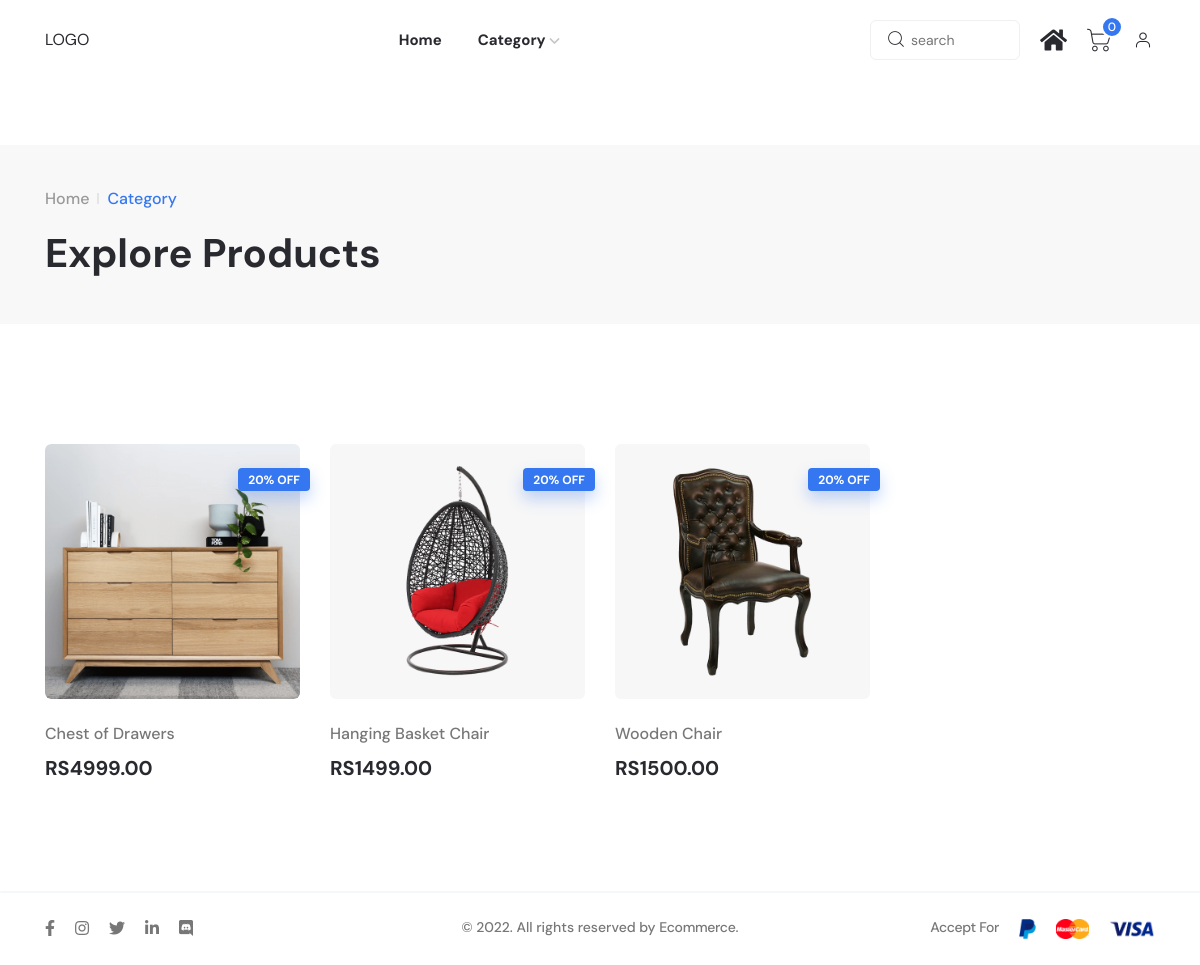
Page /category/1 on the committed database.
### shopapp/models.py (models this page shows, shortened)
class Product(models.Model):
    title=models.CharField(max_length=255)
    description=models.TextField()
    unit_price=models.DecimalField(max_digits=8 , decimal_places=2 )
    inventory=models.IntegerField()
    last_update=models.DateTimeField(auto_now=True)
    collection=models.ForeignKey(Collection, on_delete=models.PROTECT)
    promotions=models.ManyToManyField(Promotion , blank=True)
    offer=models.IntegerField(blank=True, null=True)
    oldPrice=models.DecimalField(max_digits=8 , decimal_places=2,blank=True, null=True)
    img = models.ImageField(upload_to=filepath, blank=True)

### shopapp/views.py (the view)
# urls.py: path('category/<int:id>',views.category,name='category_products'),
def category(request,id):
    category_products=Product.objects.select_related("collection").filter(collection=id).order_by('title')
    if request.user.is_authenticated:
        user=request.user
        customer=Customer.objects.get(user=user)
        cart=Cart.objects.get(customer=customer)
        cartItems=CartItem.objects.filter(cart=cart).count()
    else:
        cartItems=0
    return render(request , "category_products.html",{"products": category_products,"category_id":id,"cartCount":cartItems})

### shopapp/context_processors.py (called while the page is built)
def CollectionContext(request):
    collection=Collection.objects.all()
    return {"collection": collection}

def CurrencyContext(request):
    return {"currency":"RS"}

### shopapp/templates/category_products.html (shortened to what this page needs)
{% extends 'base.html' %}
{% block content %}
    <main class="main-wrapper">
        <div class="axil-breadcrumb-area">
            <div class="container">
                <div class="row align-items-center">
                    <div class="col-lg-6 col-md-8">
                        <div class="inner">
                            <ul class="axil-breadcrumb">
                                <li class="axil-breadcrumb-item"><a href="/">Home</a></li>
                                <li class="separator"></li>
                                <li class="axil-breadcrumb-item active" aria-current="page">Category</li>
                            </ul>
                            <h1 class="title">Explore Products</h1>
                        </div>
                    </div>
                </div>
            </div>
        </div>
        <div class="axil-shop-area axil-section-gap bg-color-white">
            <div class="container">
                <div class="row row--15">
                    {%for x in products %}
                    <div class="col-xl-3 col-lg-4 col-sm-6">
                        <div class="axil-product product-style-one has-color-pick mt--40">
                            <div class="thumbnail">
                                <a href="{%url 'product' x.id%}">
                                    <img src="{{x.img.url}}" alt="Product Images">
                                </a>
                                <div class="label-block label-right">
                                    <div class="product-badget">20% OFF</div>
                                </div>
                            </div>
                            <div class="product-content">
                                <div class="inner">
                                    <h5 class="title"><a href="{%url 'product' x.id%}">{{x.title}}</a></h5>
                                    <div class="product-price-variant">
                                        <span class="price current-price">{{currency}}{{x.unit_price}}</span>
                                    </div>
                                </div>
                            </div>
                        </div>
                    </div>
                    {% endfor %}
                </div>
            </div>
        </div>
    </main>
{% endblock content %}

### shopapp/templates/base.html (shortened to what this page needs)
{% load static %}
<!doctype html>
<html class="no-js" lang="en">
<head>
    <link rel="stylesheet" href="{% static 'assets/css/vendor/bootstrap.min.css' %}">
    <link rel="stylesheet" href="{% static 'assets/css/vendor/font-awesome.css' %}">
    <link rel="stylesheet" href="{% static 'assets/css/vendor/flaticon/flaticon.css' %}">
    <link rel="stylesheet" href="{% static 'assets/css/vendor/slick.css' %}">
    <link rel="stylesheet" href="{% static 'assets/css/vendor/slick-theme.css' %}">
    <link rel="stylesheet" href="{% static 'assets/css/vendor/jquery-ui.min.css' %}">
    <link rel="stylesheet" href="{% static 'assets/css/vendor/sal.css' %}">
    <link rel="stylesheet" href="{% static 'assets/css/vendor/magnific-popup.css' %}">
    <link rel="stylesheet" href="{% static 'assets/css/vendor/base.css' %}">
    <link rel="stylesheet" href="{% static 'assets/css/style.min.css' %}">
</head>
<body class="sticky-header">
    <header class="header axil-header header-style-5">
        <div class="axil-mainmenu">
            <div class="container">
                <div class="header-navbar">
                    <div class="header-brand">
                        <a href="/" class="logo logo-dark">
                            LOGO
                        </a>
                    </div>
                    <div class="header-main-nav">
                        <nav class="mainmenu-nav">
                            <ul class="mainmenu">
                                <li>
                                    <a href="/">Home</a>
                                </li>
                                <li class="menu-item-has-children">
                                    <a href="#">Category</a>
                                </li>
                            </ul>
                        </nav>
                    </div>
                    <div class="header-action">
                        <ul class="action-list">
                            <li class="axil-search d-xl-block">
                                <form action="{% url 'search' %}" method="post">
                                    <input type="search" class="placeholder product-search-input" style="max-width: 150px!important;" name="search" id="search" value="" maxlength="128" placeholder="search" autocomplete="off" on>
                                <button type="submit" class="icon wooc-btn-search">
                                    <i class="flaticon-magnifying-glass"></i>
                                </button>
                            </form>
                            </li>
                            <li class="shopping-cart">
                                <a href="{% url 'cart' %}" class="cart-dropdown-btn">
                                    <span class="cart-count">{{cartCount}}</span>
                                    <i class="flaticon-shopping-cart"></i>
                                </a>
                            </li>
                            <li class="my-account">
                                <a href="javascript:void(0)">
                                    <i class="flaticon-person"></i>
                                </a>
                            </li>
                        </ul>
                    </div>
                </div>
            </div>
        </div>
        <div class="header-top-campaign">
            <div class="container">
                <div class="row justify-content-center">
                    <div class="col-xl-5 col-lg-6 col-md-10">
                        <div class="header-campaign-activation axil-slick-arrow arrow-both-side header-campaign-arrow">
                            <div class="slick-slide">
                                <div class="campaign-content">
                                    <p>Buy Now</p>
                                </div>
                            </div>
                        </div>
                    </div>
                </div>
            </div>
        </div>
    </header>
    {% block content %}
    {% endblock content %}
    <footer class="axil-footer-area footer-style-2">
        <div class="copyright-area copyright-default separator-top">
            <div class="container">
                <div class="row align-items-center">
                    <div class="col-xl-4">
                        <div class="social-share">
                            <a href="#"><i class="fab fa-facebook-f"></i></a>
                            <a href="#"><i class="fab fa-instagram"></i></a>
                            <a href="#"><i class="fab fa-twitter"></i></a>
                            <a href="#"><i class="fab fa-linkedin-in"></i></a>
                            <a href="#"><i class="fab fa-discord"></i></a>
                        </div>
                    </div>
                    <div class="col-xl-4 col-lg-12">
                        <div class="copyright-left d-flex flex-wrap justify-content-center">
                            <ul class="quick-link">
                                <li>© 2022. All rights reserved by <a href="/">Ecommerce</a>.</li>
                            </ul>
                        </div>
                    </div>
                    <div class="col-xl-4 col-lg-12">
                        <div class="copyright-right d-flex flex-wrap justify-content-xl-end justify-content-center align-items-center">
                            <span class="card-text">Accept For</span>
                            <ul class="payment-icons-bottom quick-link">
                                <li><img src="/static/assets/images/icons/cart/cart-1.png" alt="paypal cart"></li>
                                <li><img src="/static/assets/images/icons/cart/cart-2.png" alt="paypal cart"></li>
                                <li><img src="/static/assets/images/icons/cart/cart-5.png" alt="paypal cart"></li>
                            </ul>
                        </div>
                    </div>
                </div>
            </div>
        </div>
    </footer>
</body>
</html>

### rows in the picture
Product: img (picture), title "Chest of Drawers", currency "RS", unit_price "4999.00"
Product: img (picture), title "Hanging Basket Chair", currency "RS", unit_price "1499.00"
Product: img (picture), title "Wooden Chair", currency "RS", unit_price "1500.00"

### other values in the picture
{{ cartCount }} "0"
